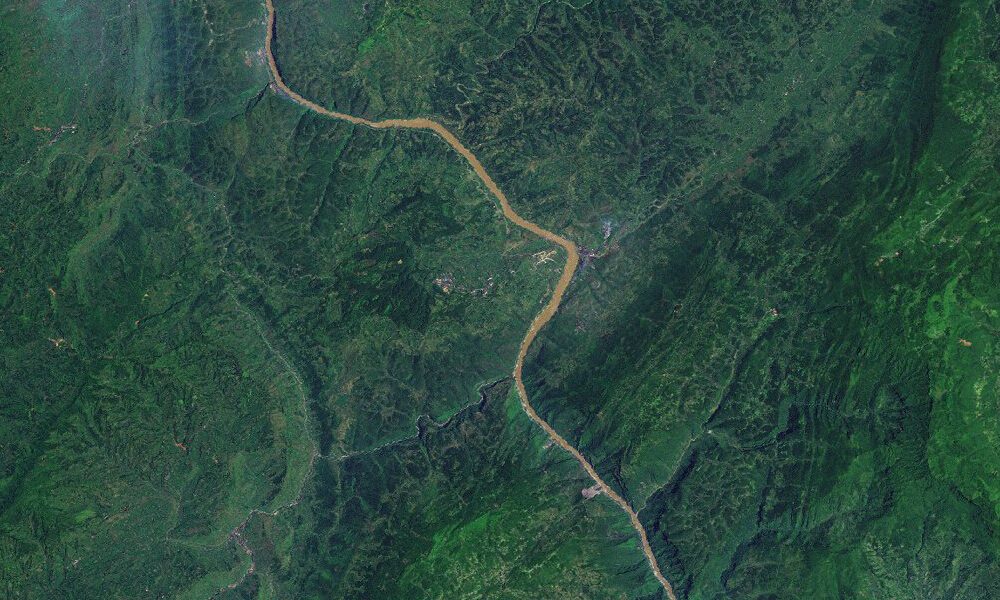
%> input picture optical_image/da11.bmp, 1000 x 600 px
$ octave bp.m   (GNU Octave 9; MATLAB toolbox functions it lacks are replaced by stand-ins)
%> lines starting %> are read from the running program, lines starting %| are printed output that depends on the picture
% [38 lines of commented-out code are left out]
I=imread('.\optical_image\da11.bmp');
%> I is the input picture: size 600x1000x3 uint8; mean R, G, B 44, 75.3, 63.6
I1=rgb2gray(I);
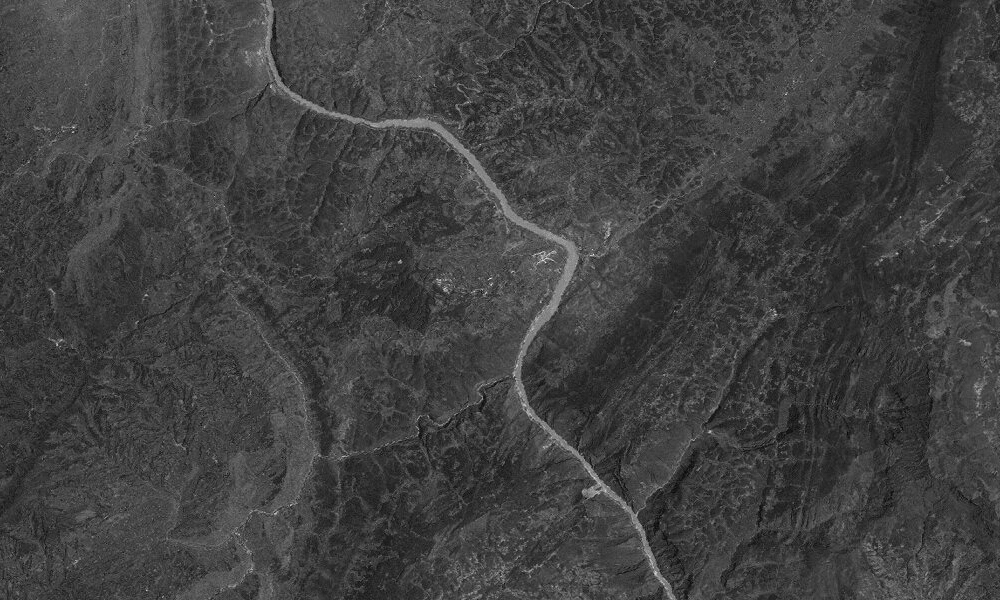
%> I1: size 600x1000 uint8; min 5, max 242, mean 64.6
I2=I1(10:570,22:926);
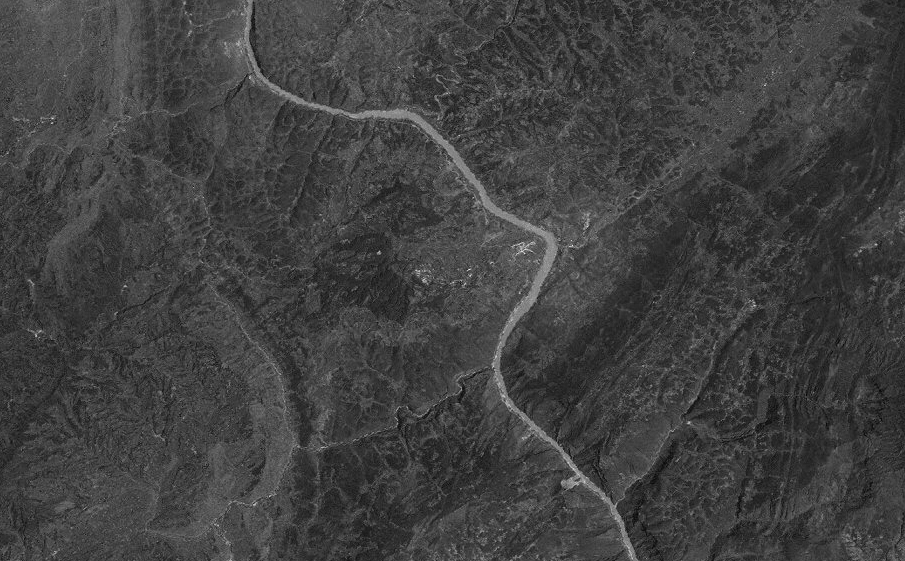
%> I2: size 561x905 uint8; min 6, max 242, mean 64.6
L=size(I2);
%> L = [561 905]
figure,
imshow(I2)
Ii=imread('.\register_picture\register_sar11.png');
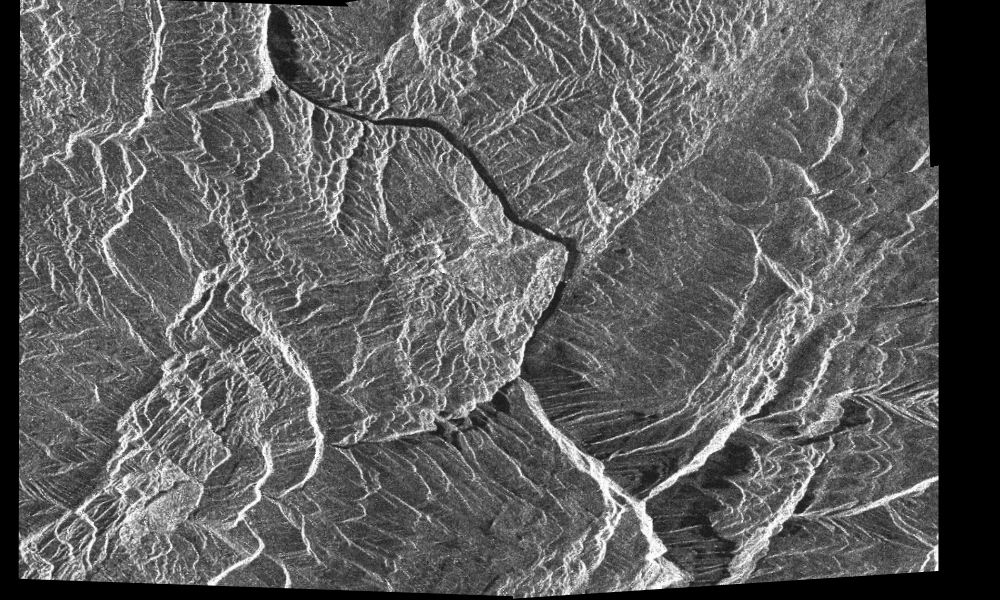
%> input picture register_picture/register_sar11.png, 1000 x 600 px
%> Ii is the input picture: size 600x1000 uint8; min 0, max 255, mean 95.2
Ii2=Ii(10:570,22:926);
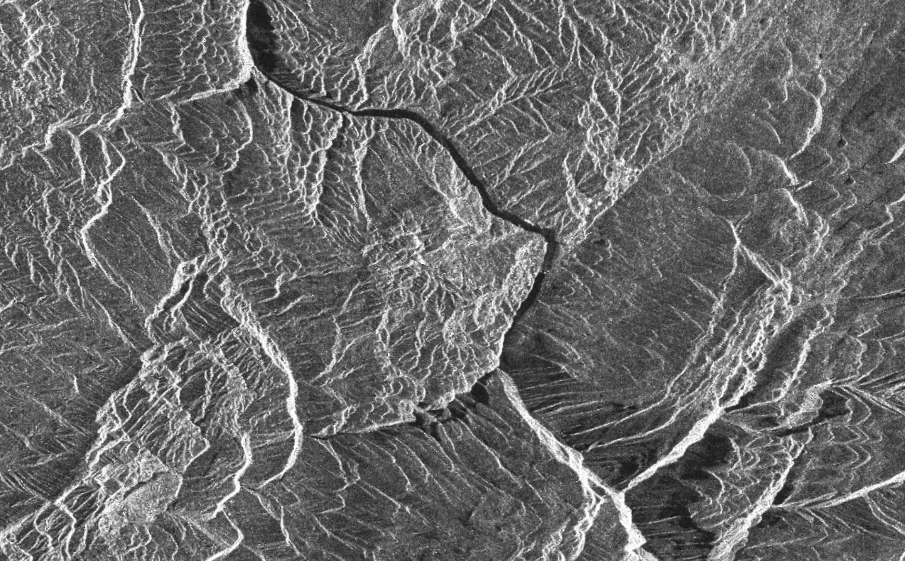
%> Ii2: size 561x905 uint8; min 19, max 255, mean 106.4
L=size(Ii2);
figure,
imshow(Ii2)
